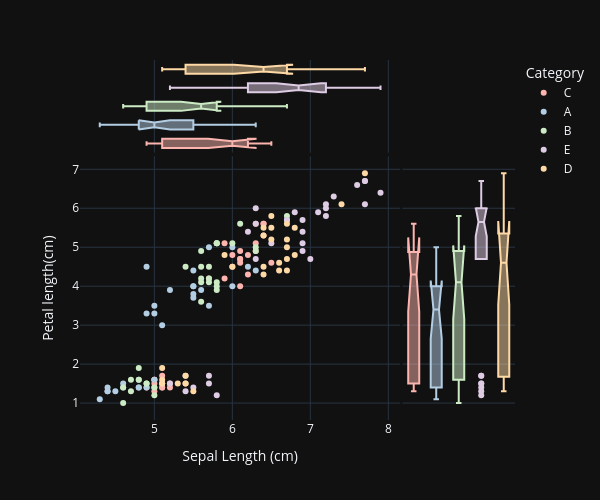

Notebook code cell kept with this figure:
### Code cell
fig = px.scatter(df,x='sepal_length',y='petal_length',
                 color = 'Category',marginal_x='box',
                 marginal_y = 'box',template = 'plotly_dark',
                 width=600,height=500,
                 color_discrete_sequence=px.colors.qualitative.Pastel1,
                 labels={'sepal_length':'Sepal Length (cm)',
                         'petal_length':'Petal length(cm)'})
fig.show()

### Figure 1 — Plotly figure (JSON) as saved in the notebook; plotly's stock layout.template omitted (floating-point values rounded to 4 significant figures)
{"data": [{"hovertemplate": "Category=C<br>Sepal Length (cm)=%{x}<br>Petal length(cm)=%{y}<extra></extra>", "legendgroup": "C", "marker": {"color": "rgb(251,180,174)", "symbol": "circle"}, "mode": "markers", "name": "C", "orientation": "v", "showlegend": true, "type": "scatter", "x": [5.1, 5, 5, 5.1, 5.1, 5, 5.2, 5.2, 4.9, 5.1, 5, 5, 6.5, 5.9, 6.1, 6.1, 6.1, 6, 6.1, 5.7, 6.2, 6.3, 6.4, 6.3, 6.2, 6.1, 6.4, 6.4, 6.3, 6, 5.9], "xaxis": "x", "y": [1.4, 1.4, 1.5, 1.4, 1.7, 1.6, 1.5, 1.4, 1.4, 1.5, 1.3, 1.6, 4.6, 4.2, 4.7, 4, 4.7, 4.5, 4.6, 4.2, 4.3, 5.6, 5.3, 4.9, 4.8, 4.9, 5.6, 5.6, 5.1, 4.8, 5.1], "yaxis": "y"}, {"alignmentgroup": "True", "hovertemplate": "Category=C<br>Sepal Length (cm)=%{x}<extra></extra>", "legendgroup": "C", "marker": {"color": "rgb(251,180,174)", "symbol": "circle"}, "name": "C", "notched": true, "offsetgroup": "C", "showlegend": false, "type": "box", "x": [5.1, 5, 5, 5.1, 5.1, 5, 5.2, 5.2, 4.9, 5.1, 5, 5, 6.5, 5.9, 6.1, 6.1, 6.1, 6, 6.1, 5.7, 6.2, 6.3, 6.4, 6.3, 6.2, 6.1, 6.4, 6.4, 6.3, 6, 5.9], "xaxis": "x3", "yaxis": "y3"}, {"alignmentgroup": "True", "hovertemplate": "Category=C<br>Petal length(cm)=%{y}<extra></extra>", "legendgroup": "C", "marker": {"color": "rgb(251,180,174)", "symbol": "circle"}, "name": "C", "notched": true, "offsetgroup": "C", "showlegend": false, "type": "box", "xaxis": "x2", "y": [1.4, 1.4, 1.5, 1.4, 1.7, 1.6, 1.5, 1.4, 1.4, 1.5, 1.3, 1.6, 4.6, 4.2, 4.7, 4, 4.7, 4.5, 4.6, 4.2, 4.3, 5.6, 5.3, 4.9, 4.8, 4.9, 5.6, 5.6, 5.1, 4.8, 5.1], "yaxis": "y2"}, {"hovertemplate": "Category=A<br>Sepal Length (cm)=%{x}<br>Petal length(cm)=%{y}<extra></extra>", "legendgroup": "A", "marker": {"color": "rgb(179,205,227)", "symbol": "circle"}, "mode": "markers", "name": "A", "orientation": "v", "showlegend": true, "type": "scatter", "x": [4.9, 4.6, 4.4, 4.8, 4.3, 5, 4.8, 4.4, 4.5, 4.4, 4.8, 4.6, 5.5, 4.9, 5.2, 5, 6, 6.2, 5.6, 5.7, 5.5, 5.5, 6.3, 5.5, 5.5, 5, 5.1, 4.9, 5.7, 6], "xaxis": "x", "y": [1.4, 1.5, 1.4, 1.4, 1.1, 1.6, 1.6, 1.3, 1.3, 1.3, 1.4, 1.4, 4, 3.3, 3.9, 3.5, 4, 4.5, 3.9, 3.5, 3.8, 3.7, 4.4, 4, 4.4, 3.3, 3, 4.5, 5, 5], "yaxis": "y"}, {"alignmentgroup": "True", "hovertemplate": "Category=A<br>Sepal Length (cm)=%{x}<extra></extra>", "legendgroup": "A", "marker": {"color": "rgb(179,205,227)", "symbol": "circle"}, "name": "A", "notched": true, "offsetgroup": "A", "showlegend": false, "type": "box", "x": [4.9, 4.6, 4.4, 4.8, 4.3, 5, 4.8, 4.4, 4.5, 4.4, 4.8, 4.6, 5.5, 4.9, 5.2, 5, 6, 6.2, 5.6, 5.7, 5.5, 5.5, 6.3, 5.5, 5.5, 5, 5.1, 4.9, 5.7, 6], "xaxis": "x3", "yaxis": "y3"}, {"alignmentgroup": "True", "hovertemplate": "Category=A<br>Petal length(cm)=%{y}<extra></extra>", "legendgroup": "A", "marker": {"color": "rgb(179,205,227)", "symbol": "circle"}, "name": "A", "notched": true, "offsetgroup": "A", "showlegend": false, "type": "box", "xaxis": "x2", "y": [1.4, 1.5, 1.4, 1.4, 1.1, 1.6, 1.6, 1.3, 1.3, 1.3, 1.4, 1.4, 4, 3.3, 3.9, 3.5, 4, 4.5, 3.9, 3.5, 3.8, 3.7, 4.4, 4, 4.4, 3.3, 3, 4.5, 5, 5], "yaxis": "y2"}, {"hovertemplate": "Category=B<br>Sepal Length (cm)=%{x}<br>Petal length(cm)=%{y}<extra></extra>", "legendgroup": "B", "marker": {"color": "rgb(204,235,197)", "symbol": "circle"}, "mode": "markers", "name": "B", "orientation": "v", "showlegend": true, "type": "scatter", "x": [4.7, 4.6, 4.9, 4.8, 4.6, 4.8, 4.7, 4.9, 5, 5, 5.7, 5.6, 5.6, 5.8, 6.3, 5.8, 6, 5.4, 5.6, 5.8, 5.6, 5.7, 5.7, 5.8, 6.7, 5.8, 5.6, 6.1, 5.8, 6.3], "xaxis": "x", "y": [1.3, 1.4, 1.5, 1.6, 1, 1.9, 1.6, 1.5, 1.2, 1.4, 4.5, 3.6, 4.5, 4.1, 4.9, 3.9, 5.1, 4.5, 4.1, 4, 4.2, 4.2, 4.1, 5.1, 5.8, 5.1, 4.9, 5.6, 5.1, 5], "yaxis": "y"}, {"alignmentgroup": "True", "hovertemplate": "Category=B<br>Sepal Length (cm)=%{x}<extra></extra>", "legendgroup": "B", "marker": {"color": "rgb(204,235,197)", "symbol": "circle"}, "name": "B", "notched": true, "offsetgroup": "B", "showlegend": false, "type": "box", "x": [4.7, 4.6, 4.9, 4.8, 4.6, 4.8, 4.7, 4.9, 5, 5, 5.7, 5.6, 5.6, 5.8, 6.3, 5.8, 6, 5.4, 5.6, 5.8, 5.6, 5.7, 5.7, 5.8, 6.7, 5.8, 5.6, 6.1, 5.8, 6.3], "xaxis": "x3", "yaxis": "y3"}, {"alignmentgroup": "True", "hovertemplate": "Category=B<br>Petal length(cm)=%{y}<extra></extra>", "legendgroup": "B", "marker": {"color": "rgb(204,235,197)", "symbol": "circle"}, "name": "B", "notched": true, "offsetgroup": "B", "showlegend": false, "type": "box", "xaxis": "x2", "y": [1.3, 1.4, 1.5, 1.6, 1, 1.9, 1.6, 1.5, 1.2, 1.4, 4.5, 3.6, 4.5, 4.1, 4.9, 3.9, 5.1, 4.5, 4.1, 4, 4.2, 4.2, 4.1, 5.1, 5.8, 5.1, 4.9, 5.6, 5.1, 5], "yaxis": "y2"}, {"hovertemplate": "Category=E<br>Sepal Length (cm)=%{x}<br>Petal length(cm)=%{y}<extra></extra>", "legendgroup": "E", "marker": {"color": "rgb(222,203,228)", "symbol": "circle"}, "mode": "markers", "name": "E", "orientation": "v", "showlegend": true, "type": "scatter", "x": [5.4, 5.8, 5.7, 5.4, 5.7, 5.2, 5.5, 7, 6.9, 6.3, 6.3, 7.1, 7.6, 7.3, 7.2, 6.5, 7.7, 6.9, 7.7, 6.7, 7.2, 7.2, 7.9, 7.7, 6.3, 6.9, 6.9, 6.8, 6.7, 6.2], "xaxis": "x", "y": [1.7, 1.2, 1.5, 1.3, 1.7, 1.5, 1.4, 4.7, 4.9, 4.7, 6, 5.9, 6.6, 6.3, 6.1, 5.1, 6.7, 5.7, 6.7, 5.7, 6, 5.8, 6.4, 6.1, 5.6, 5.4, 5.1, 5.9, 5.7, 5.4], "yaxis": "y"}, {"alignmentgroup": "True", "hovertemplate": "Category=E<br>Sepal Length (cm)=%{x}<extra></extra>", "legendgroup": "E", "marker": {"color": "rgb(222,203,228)", "symbol": "circle"}, "name": "E", "notched": true, "offsetgroup": "E", "showlegend": false, "type": "box", "x": [5.4, 5.8, 5.7, 5.4, 5.7, 5.2, 5.5, 7, 6.9, 6.3, 6.3, 7.1, 7.6, 7.3, 7.2, 6.5, 7.7, 6.9, 7.7, 6.7, 7.2, 7.2, 7.9, 7.7, 6.3, 6.9, 6.9, 6.8, 6.7, 6.2], "xaxis": "x3", "yaxis": "y3"}, {"alignmentgroup": "True", "hovertemplate": "Category=E<br>Petal length(cm)=%{y}<extra></extra>", "legendgroup": "E", "marker": {"color": "rgb(222,203,228)", "symbol": "circle"}, "name": "E", "notched": true, "offsetgroup": "E", "showlegend": false, "type": "box", "xaxis": "x2", "y": [1.7, 1.2, 1.5, 1.3, 1.7, 1.5, 1.4, 4.7, 4.9, 4.7, 6, 5.9, 6.6, 6.3, 6.1, 5.1, 6.7, 5.7, 6.7, 5.7, 6, 5.8, 6.4, 6.1, 5.6, 5.4, 5.1, 5.9, 5.7, 5.4], "yaxis": "y2"}, {"hovertemplate": "Category=D<br>Sepal Length (cm)=%{x}<br>Petal length(cm)=%{y}<extra></extra>", "legendgroup": "D", "marker": {"color": "rgb(254,217,166)", "symbol": "circle"}, "mode": "markers", "name": "D", "orientation": "v", "showlegend": true, "type": "scatter", "x": [5.4, 5.1, 5.4, 5.1, 5.4, 5.5, 5.1, 5.1, 5.3, 6.4, 6.6, 6.7, 5.9, 6.4, 6.6, 6.8, 6.7, 6, 6.7, 6.5, 6.8, 6.4, 6.5, 7.7, 7.4, 6.4, 6.7, 6.7, 6.5], "xaxis": "x", "y": [1.5, 1.5, 1.7, 1.5, 1.5, 1.3, 1.9, 1.6, 1.5, 4.5, 4.6, 4.4, 4.8, 4.3, 4.4, 4.8, 5, 4.5, 4.7, 5.8, 5.5, 5.3, 5.5, 6.9, 6.1, 5.5, 5.6, 5.2, 5.2], "yaxis": "y"}, {"alignmentgroup": "True", "hovertemplate": "Category=D<br>Sepal Length (cm)=%{x}<extra></extra>", "legendgroup": "D", "marker": {"color": "rgb(254,217,166)", "symbol": "circle"}, "name": "D", "notched": true, "offsetgroup": "D", "showlegend": false, "type": "box", "x": [5.4, 5.1, 5.4, 5.1, 5.4, 5.5, 5.1, 5.1, 5.3, 6.4, 6.6, 6.7, 5.9, 6.4, 6.6, 6.8, 6.7, 6, 6.7, 6.5, 6.8, 6.4, 6.5, 7.7, 7.4, 6.4, 6.7, 6.7, 6.5], "xaxis": "x3", "yaxis": "y3"}, {"alignmentgroup": "True", "hovertemplate": "Category=D<br>Petal length(cm)=%{y}<extra></extra>", "legendgroup": "D", "marker": {"color": "rgb(254,217,166)", "symbol": "circle"}, "name": "D", "notched": true, "offsetgroup": "D", "showlegend": false, "type": "box", "xaxis": "x2", "y": [1.5, 1.5, 1.7, 1.5, 1.5, 1.3, 1.9, 1.6, 1.5, 4.5, 4.6, 4.4, 4.8, 4.3, 4.4, 4.8, 5, 4.5, 4.7, 5.8, 5.5, 5.3, 5.5, 6.9, 6.1, 5.5, 5.6, 5.2, 5.2], "yaxis": "y2"}], "layout": {"height": 500, "legend": {"title": {"text": "Category"}, "tracegroupgap": 0}, "margin": {"t": 60}, "width": 600, "xaxis": {"anchor": "y", "autorange": true, "domain": [0, 0.7363], "range": [4.046, 8.154], "title": {"text": "Sepal Length (cm)"}, "type": "linear"}, "xaxis2": {"anchor": "y2", "autorange": true, "domain": [0.7413, 1], "matches": "x2", "range": [-0.5, 4.5], "showgrid": false, "showline": false, "showticklabels": false, "ticks": "", "type": "category"}, "xaxis3": {"anchor": "y3", "autorange": true, "domain": [0, 0.7363], "matches": "x", "range": [4.046, 8.154], "showgrid": true, "showticklabels": false, "type": "linear"}, "xaxis4": {"anchor": "y4", "domain": [0.7413, 1], "matches": "x2", "showgrid": false, "showline": false, "showticklabels": false, "ticks": ""}, "yaxis": {"anchor": "x", "autorange": true, "domain": [0, 0.7326], "range": [0.5653, 7.335], "title": {"text": "Petal length(cm)"}, "type": "linear"}, "yaxis2": {"anchor": "x2", "autorange": true, "domain": [0, 0.7326], "matches": "y", "range": [0.5653, 7.335], "showgrid": true, "showticklabels": false, "type": "linear"}, "yaxis3": {"anchor": "x3", "autorange": true, "domain": [0.7426, 1], "matches": "y3", "range": [-0.5, 4.5], "showgrid": false, "showline": false, "showticklabels": false, "ticks": "", "type": "category"}, "yaxis4": {"anchor": "x4", "domain": [0.7426, 1], "matches": "y3", "showgrid": true, "showline": false, "showticklabels": false, "ticks": ""}}}
